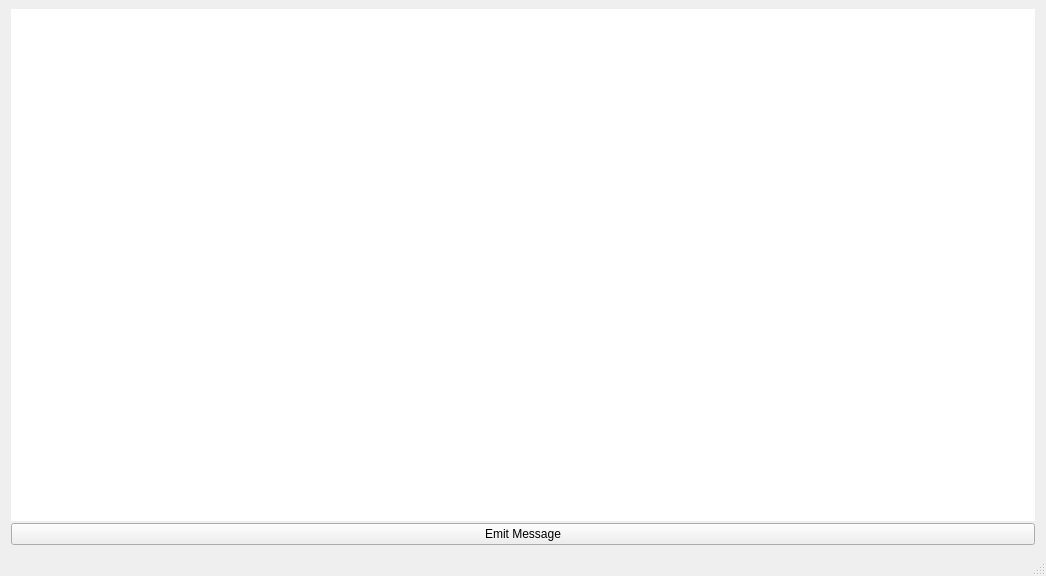
<?xml version="1.0" encoding="UTF-8"?>
<ui version="4.0">
 <class>MainWindow</class>
 <widget class="QMainWindow" name="MainWindow">
  <property name="geometry">
   <rect>
    <x>0</x>
    <y>0</y>
    <width>1046</width>
    <height>576</height>
   </rect>
  </property>
  <property name="sizePolicy">
   <sizepolicy hsizetype="MinimumExpanding" vsizetype="MinimumExpanding">
    <horstretch>0</horstretch>
    <verstretch>0</verstretch>
   </sizepolicy>
  </property>
  <property name="windowTitle">
   <string>MainWindow</string>
  </property>
  <widget class="QWidget" name="centralwidget">
   <property name="sizePolicy">
    <sizepolicy hsizetype="Expanding" vsizetype="Expanding">
     <horstretch>0</horstretch>
     <verstretch>0</verstretch>
    </sizepolicy>
   </property>
   <property name="minimumSize">
    <size>
     <width>1034</width>
     <height>522</height>
    </size>
   </property>
   <layout class="QGridLayout" name="gridLayout">
    <item row="0" column="0">
     <layout class="QVBoxLayout" name="VL0">
      <item>
       <layout class="QGridLayout" name="GL0">
        <property name="spacing">
         <number>0</number>
        </property>
        <item row="0" column="0">
         <widget class="EnvWidget" name="envView" native="true">
          <property name="sizePolicy">
           <sizepolicy hsizetype="Minimum" vsizetype="Minimum">
            <horstretch>0</horstretch>
            <verstretch>0</verstretch>
           </sizepolicy>
          </property>
          <property name="minimumSize">
           <size>
            <width>1024</width>
            <height>512</height>
           </size>
          </property>
          <property name="maximumSize">
           <size>
            <width>1024</width>
            <height>512</height>
           </size>
          </property>
          <property name="baseSize">
           <size>
            <width>1024</width>
            <height>512</height>
           </size>
          </property>
          <property name="palette">
           <palette>
            <active>
             <colorrole role="WindowText">
              <brush brushstyle="SolidPattern">
               <color alpha="255">
                <red>255</red>
                <green>255</green>
                <blue>255</blue>
               </color>
              </brush>
             </colorrole>
             <colorrole role="Dark">
              <brush brushstyle="SolidPattern">
               <color alpha="255">
                <red>0</red>
                <green>0</green>
                <blue>0</blue>
               </color>
              </brush>
             </colorrole>
             <colorrole role="Text">
              <brush brushstyle="SolidPattern">
               <color alpha="255">
                <red>255</red>
                <green>255</green>
                <blue>255</blue>
               </color>
              </brush>
             </colorrole>
             <colorrole role="ButtonText">
              <brush brushstyle="SolidPattern">
               <color alpha="255">
                <red>255</red>
                <green>255</green>
                <blue>255</blue>
               </color>
              </brush>
             </colorrole>
             <colorrole role="Base">
              <brush brushstyle="SolidPattern">
               <color alpha="255">
                <red>255</red>
                <green>255</green>
                <blue>255</blue>
               </color>
              </brush>
             </colorrole>
             <colorrole role="Window">
              <brush brushstyle="SolidPattern">
               <color alpha="255">
                <red>255</red>
                <green>255</green>
                <blue>255</blue>
               </color>
              </brush>
             </colorrole>
             <colorrole role="ToolTipText">
              <brush brushstyle="SolidPattern">
               <color alpha="255">
                <red>255</red>
                <green>255</green>
                <blue>255</blue>
               </color>
              </brush>
             </colorrole>
            </active>
            <inactive>
             <colorrole role="WindowText">
              <brush brushstyle="SolidPattern">
               <color alpha="255">
                <red>255</red>
                <green>255</green>
                <blue>255</blue>
               </color>
              </brush>
             </colorrole>
             <colorrole role="Dark">
              <brush brushstyle="SolidPattern">
               <color alpha="255">
                <red>0</red>
                <green>0</green>
                <blue>0</blue>
               </color>
              </brush>
             </colorrole>
             <colorrole role="Text">
              <brush brushstyle="SolidPattern">
               <color alpha="255">
                <red>255</red>
                <green>255</green>
                <blue>255</blue>
               </color>
              </brush>
             </colorrole>
             <colorrole role="ButtonText">
              <brush brushstyle="SolidPattern">
               <color alpha="255">
                <red>255</red>
                <green>255</green>
                <blue>255</blue>
               </color>
              </brush>
             </colorrole>
             <colorrole role="Base">
              <brush brushstyle="SolidPattern">
               <color alpha="255">
                <red>255</red>
                <green>255</green>
                <blue>255</blue>
               </color>
              </brush>
             </colorrole>
             <colorrole role="Window">
              <brush brushstyle="SolidPattern">
               <color alpha="255">
                <red>255</red>
                <green>255</green>
                <blue>255</blue>
               </color>
              </brush>
             </colorrole>
             <colorrole role="ToolTipText">
              <brush brushstyle="SolidPattern">
               <color alpha="255">
                <red>255</red>
                <green>255</green>
                <blue>255</blue>
               </color>
              </brush>
             </colorrole>
            </inactive>
            <disabled>
             <colorrole role="WindowText">
              <brush brushstyle="SolidPattern">
               <color alpha="255">
                <red>0</red>
                <green>0</green>
                <blue>0</blue>
               </color>
              </brush>
             </colorrole>
             <colorrole role="Dark">
              <brush brushstyle="SolidPattern">
               <color alpha="255">
                <red>0</red>
                <green>0</green>
                <blue>0</blue>
               </color>
              </brush>
             </colorrole>
             <colorrole role="Text">
              <brush brushstyle="SolidPattern">
               <color alpha="255">
                <red>0</red>
                <green>0</green>
                <blue>0</blue>
               </color>
              </brush>
             </colorrole>
             <colorrole role="ButtonText">
              <brush brushstyle="SolidPattern">
               <color alpha="255">
                <red>0</red>
                <green>0</green>
                <blue>0</blue>
               </color>
              </brush>
             </colorrole>
             <colorrole role="Base">
              <brush brushstyle="SolidPattern">
               <color alpha="255">
                <red>255</red>
                <green>255</green>
                <blue>255</blue>
               </color>
              </brush>
             </colorrole>
             <colorrole role="Window">
              <brush brushstyle="SolidPattern">
               <color alpha="255">
                <red>255</red>
                <green>255</green>
                <blue>255</blue>
               </color>
              </brush>
             </colorrole>
             <colorrole role="ToolTipText">
              <brush brushstyle="SolidPattern">
               <color alpha="255">
                <red>255</red>
                <green>255</green>
                <blue>255</blue>
               </color>
              </brush>
             </colorrole>
            </disabled>
           </palette>
          </property>
          <property name="autoFillBackground">
           <bool>true</bool>
          </property>
         </widget>
        </item>
       </layout>
      </item>
     </layout>
    </item>
    <item row="1" column="0">
     <widget class="QPushButton" name="pushButton">
      <property name="text">
       <string>Emit Message</string>
      </property>
     </widget>
    </item>
   </layout>
  </widget>
  <widget class="QMenuBar" name="menubar">
   <property name="geometry">
    <rect>
     <x>0</x>
     <y>0</y>
     <width>1046</width>
     <height>20</height>
    </rect>
   </property>
  </widget>
  <widget class="QStatusBar" name="statusbar"/>
 </widget>
 <customwidgets>
  <customwidget>
   <class>EnvWidget</class>
   <extends>QWidget</extends>
   <header>EnvWidget.hpp</header>
   <container>1</container>
  </customwidget>
 </customwidgets>
 <resources/>
 <connections/>
</ui>
